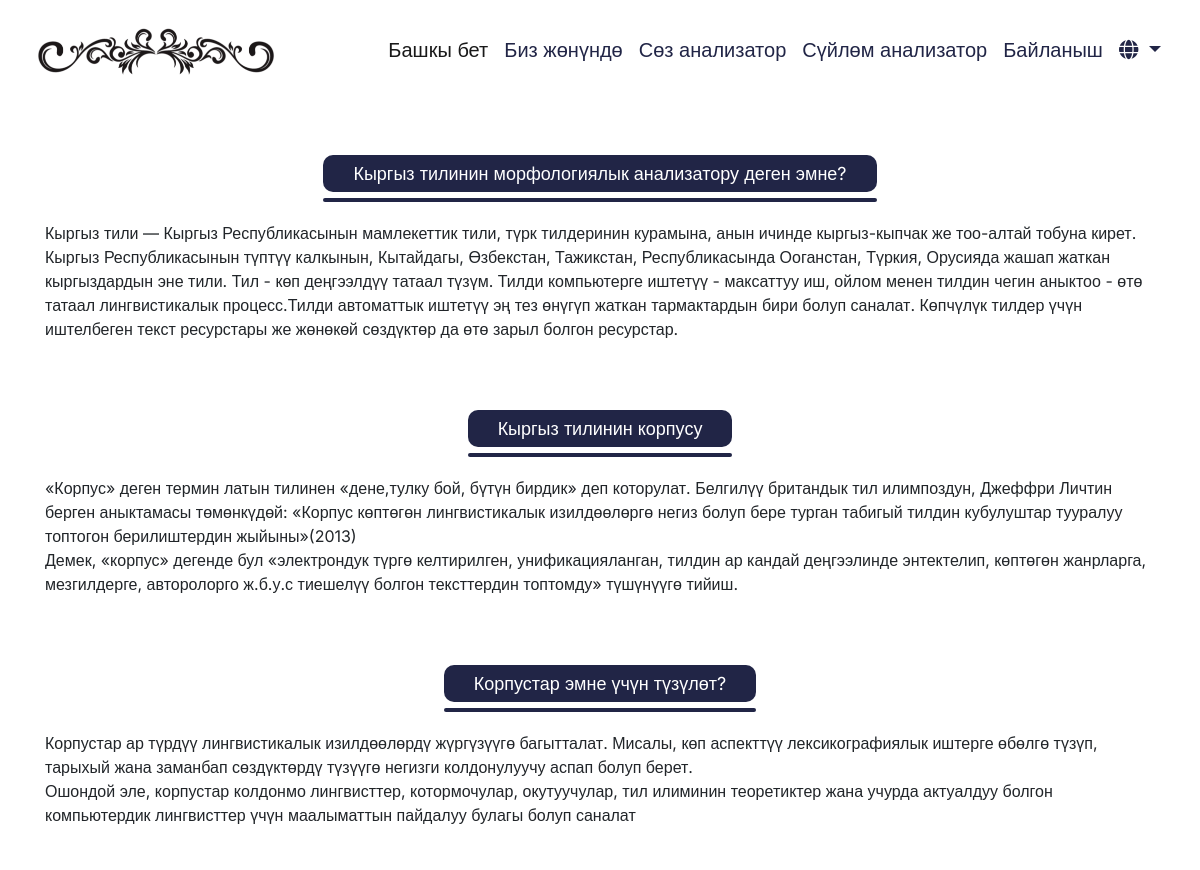
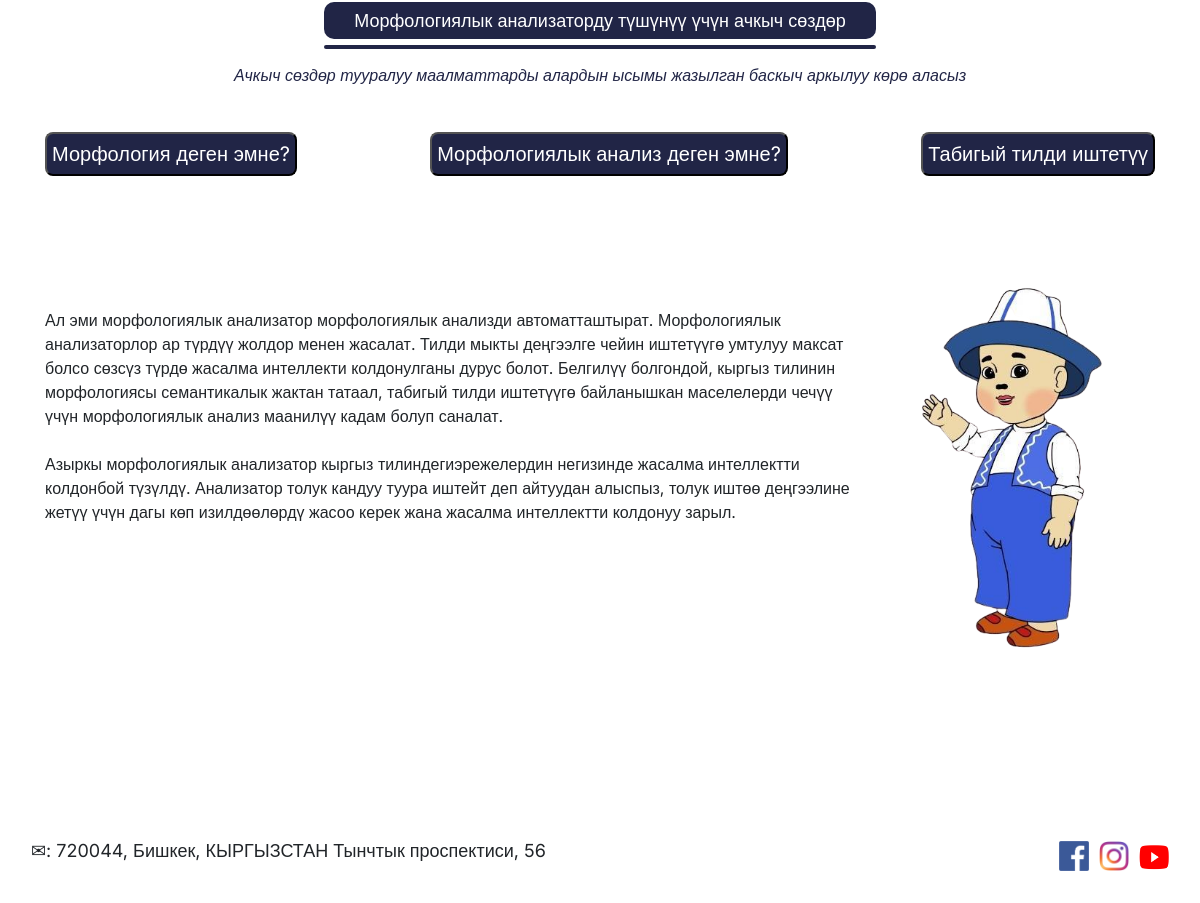
/about, run on the app's committed database (2 pictures, top to bottom).
### analyzer_website/models.py (models this page shows, shortened)
class KyrgyzLang(models.Model):
    header = models.CharField(max_length=250)
    content_kg = models.TextField(null=False)

class ModalWindow(models.Model):
    header_modal = models.CharField(max_length=250)
    content_modal = models.TextField(null=False)
    def __str__(self):
        return self.header_modal

### analyzer_website/views.py (the view)
# urls.py: path('about', views.about, name='about'),
def about(request):
    all_content_kg = KyrgyzLang.objects.all()
    all_modal_window = ModalWindow.objects.all()
    print(all_modal_window)
    return render(request, 'analyzer_website/about.html', {'all_content_kg': all_content_kg, 'all_modal_window': all_modal_window})

### templates/analyzer_website/about.html (shortened to what this page needs)
{% extends "analyzer_website/base.html" %}
{% load static %}
{% block content %}
    <div class="about">
        <div class="container">
            <div class="row">
                <div class="col">
                    {% for i in all_content_kg %}
                        <div class="content_kg">
                            <div class="header__text"><h2 style="font-size: 18px;">{{ i.header }}</h2></div>
                            <br>
                            <p id="about_text">{{ i.content_kg }}</p>
                            <br><br>
                        </div>
                    {% endfor %}
                    <div class="content_kg">
                        <div class="header__text"><h2 style="font-size: 18px;">Кыргыз тилинин корпусу</h2></div>
                        <br>
                        <p id="about_text">
                            «Корпус» деген термин латын тилинен «дене,тулку бой, бүтүн бирдик» деп которулат. Белгилүү
                            британдык тил илимпоздун, Джеффри Личтин берген аныктамасы төмөнкүдөй:
                            «Корпус көптөгөн лингвистикалык изилдөөлөргө негиз болуп бере турган табигый тилдин
                            кубулуштар
                            тууралуу топтогон берилиштердин жыйыны»(2013)
                            <br>
                            Демек, «корпус» дегенде бул «электрондук түргө келтирилген, унификацияланган, тилдин ар
                            кандай
                            деңгээлинде энтектелип, көптөгөн жанрларга, мезгилдерге, авторолорго ж.б.у.с тиешелүү болгон
                            тексттердин топтомду» түшүнүүгө тийиш.
                        </p>
                        <br><br>
                    </div>
                    <div class="content_kg">
                        <div class="header__text"><h2 style="font-size: 18px;">Корпустар эмне үчүн түзүлөт?</h2></div>
                        <br>
                        <p id="about_text">
                            Корпустар ар түрдүү лингвистикалык изилдөөлөрдү жүргүзүүгө багытталат. Мисалы, көп аспекттүү
                            лексикографиялык иштерге өбөлгө түзүп, тарыхый жана заманбап сөздүктөрдү түзүүгө негизги
                            колдонулуучу аспап болуп берет.
                            <br>
                            Ошондой эле, корпустар колдонмо лингвисттер, котормочулар,
                            окутуучулар, тил илиминин теоретиктер жана учурда актуалдуу болгон компьютердик лингвисттер
                            үчүн
                            маалыматтын пайдалуу булагы болуп саналат
                        </p>
                    </div>
                    <br>
                    <div class="header__text">
                        <h2 style="font-size: 18px;">Морфологиялык анализаторду түшүнүү үчүн ачкыч сөздөр</h2>
                        <br><br>
                        <p style="color:#212546; font-size: 16px; font-style: italic;">Ачкыч сөздөр тууралуу
                            маалматтарды алардын ысымы жазылган баскыч аркылуу көрө аласыз</p>
                    </div>
                    <br>
                    <ul>
                        {% for c in all_modal_window %}
                            <li>
                                <p id="about_text">
                                    <button id="myBtn"
                                            style="color: white; padding: 5px; border-radius: 8px;">{{ c.header_modal }}</button>
                                </p>
                            </li>
                        {% endfor %}
                        <li>
                            <p id="about_text">
                                <button id="myBtn2"
                                        style="color: white; padding: 5px; border-radius: 8px;">Морфологиялык анализ
                                    деген эмне?
                                </button>
                            </p>
                        </li>
                        <li>
                            <p id="about_text">
                                <button id="myBtn3"
                                        style="color: white; padding: 5px; border-radius: 8px;">
                                    Табигый тилди иштетүү
                                </button>
                            </p>
                        </li>
                    </ul>
                </div>
            </div>
        </div>
        <div class="container">
            <div class="row">
                <div class="col-sm-9">
                    <p id="about_text" style="margin-top: 50px;">
                        Ал эми морфологиялык анализатор морфологиялык анализди автоматташтырат. Морфологиялык
                        анализаторлор
                        ар түрдүү жолдор менен жасалат. Тилди мыкты деңгээлге чейин иштетүүгө умтулуу максат болсо
                        сөзсүз
                        түрдө жасалма интеллекти колдонулганы дурус болот. Белгилүү болгондой, кыргыз тилинин
                        морфологиясы
                        семантикалык жактан татаал, табигый тилди иштетүүгө байланышкан маселелерди чечүү үчүн
                        морфологиялык
                        анализ маанилүү кадам болуп саналат.
                        <br><br>
                        Азыркы морфологиялык анализатор кыргыз тилиндегиэрежелердин негизинде жасалма интеллектти
                        колдонбой
                        түзүлдү. Анализатор толук кандуу туура иштейт деп айтуудан алыспыз, толук иштөө деңгээлине жетүү
                        үчүн дагы көп изилдөөлөрдү жасоо керек жана жасалма интеллектти колдонуу зарыл.
                        <br><br>
                    </p>
                </div>
                <div class="col-sm-3"><img src="{% static "analyzer_website/img/aktan-removebg-preview.png" %}" alt=""
                                           height="400px">
                </div>
            </div>
        </div>
    </div>
{% endblock content %}

### templates/analyzer_website/base.html (shortened to what this page needs)
{% load static %}
<!DOCTYPE html>
<html lang="ru">
<head>
    <link rel="stylesheet" type="text/css" href="{% static "analyzer_website/css/bootstrap.min.css" %}">
    <link rel="stylesheet" type="text/css" href="{% static "analyzer_website/css/style.css" %}">
    <link rel="stylesheet" href="https://cdnjs.cloudflare.com/ajax/libs/font-awesome/4.7.0/css/font-awesome.min.css">
    <link rel="stylesheet" href="{% static "analyzer_website/css/responsive.css" %}">
    <link rel="stylesheet" href="{% static "analyzer_website/css/jquery.mCustomScrollbar.min.css" %}">
    <link rel="stylesheet" href="https://netdna.bootstrapcdn.com/font-awesome/4.0.3/css/font-awesome.css">
    <link rel="stylesheet" href="{% static "analyzer_website/css/owl.carousel.min.css" %}">
    <link rel="stylesheet" href="https://cdnjs.cloudflare.com/ajax/libs/fancybox/2.1.5/jquery.fancybox.min.css"
          media="screen">
    <link rel="stylesheet" href="https://use.fontawesome.com/releases/v5.8.1/css/all.css"
>
</head>
<body>
<nav class="navbar navbar-expand-md navbar-light">
    <div class="container-fluid">
        <a class="navbar-brand" href=""><img src="{% static "analyzer_website/img/logo_morfanalyzer.png" %}"
                                             width="250px" alt=""></a>
        <div class="collapse navbar-collapse" id="navabrResponsive">
            <ul class="navbar-nav ml-auto">
                <li class="nav-item active"><a href="{% url 'home' %}" class="nav-link">Башкы бет</a></li>
                <li class="nav-item"><a href="{% url 'about' %}" class="nav-link">Биз жөнүндө</a></li>
                <li class="nav-item"><a href="{% url 'analyzer' %}" class="nav-link">Сөз анализатор</a></li>
                <li class="nav-item"><a href="{% url 'analyzer2' %}" class="nav-link">Сүйлөм анализатор</a></li>
                <li class="nav-item"><a href="#footer" class="nav-link">Байланыш</a></li>
                <li class="nav-item dropdown">
                    <div class="dropdown">
                        <button onclick="myFunction()" class="dropbtn"
                                style="background-color: white; border:0; padding:0;"><a
                                class="nav-link dropdown-toggle" href="#"
                                id="navbarDarkDropdownMenuLink"
                                role="button" data-bs-toggle="dropdown"
                                aria-expanded="false">
                            <i class="fas fa-globe"></i>
                        </a>
                        </button>
                    </div>
                </li>
            </ul>
        </div>
    </div>
</nav>
{% block content %} {% endblock content %}
<div class="footer" id="footer">
    <nav class="navbar navbar-expand-md">
        <div class="container-fluid">
            <p style="font-size: 18px;">✉: 720044, Бишкек, КЫРГЫЗСТАН Тынчтык проспектиси, 56</p>
            <div class="collapse navbar-collapse" id="navabrResponsive">
                <ul class="navbar-nav ml-auto">
                    <li class="nav-item"><img src="{% static "analyzer_website/img/facebook.png" %}" height="30px"
                                              width="30px" alt=""></li>
                    <li class="nav-item" style="padding-left: 10px;"><img
                            src="{% static "analyzer_website/img/Instagram.svg.png" %}" height="30px" width="30px"
                            alt=""></li>
                    <li class="nav-item" style="padding-left: 10px;"><img
                            src="{% static "analyzer_website/img/youtube.png" %}" height="35px" width="30px"
                            alt=""></li>
                </ul>
            </div>
        </div>
    </nav>
</div>
</body>
</html>

### static/analyzer_website/css/style.css (style rules this page uses)
* { box-sizing: border-box; padding: 0; margin: 0; font-family: 'Inter', sans-serif; }
.navbar { justify-content: space-between; align-items: center; font-size: 21px; font-family: 'Merriweather', serif; height: 100px; }
.container { margin-top: 50px; }
.navbar-light .navbar-nav .nav-link { color: #212546; }
a { text-decoration: none; }
ul, li { display: flex; justify-content: space-between; font-size: 20px; }
.footer { margin-top: 150px; }
button { background-color: #212546; }
.header__text { padding: 5px 15px; text-align: center; }
.header__text h2 { position: relative; background: #212546; border-radius: 10px; color: white; font-weight: normal; padding: 5px 30px; display: inline-flex; margin: 0; line-height: 1.5; }
.header__text h2:before { content: ""; position: absolute; width: 100%; height: 4px; left: 0; bottom: -10px; background: #212546; border-radius: 10px; }

### data on the page
KyrgyzLang: header "Кыргыз тилинин морфологиялык анализатору деген эмне?", content_kg "Кыргыз тили — Кыргыз Республикасынын мамлекеттик тили, түрк тилдеринин курамына, анын ичинде кыргыз-кыпчак же тоо-алтай тобуна кирет. Кыргыз Республикасынын түптүү калкынын, Кытайдагы, Өзбекстан, Тажикстан, Республикасында Ооганстан, Түркия, Орусияда жашап жаткан кыргыздардын эне тили. Тил - көп деңгээлдүү татаал түзүм. Тилди компьютерге иштетүү - максаттуу иш, ойлом менен тилдин чегин аныктоо - өтө татаал лингвистикалык процесс.Тилди автоматтык иштетүү эң тез өнүгүп жаткан тармактардын бири болуп саналат. Көпчүлүк тилдер үчүн иштелбеген текст ресурстары же жөнөкөй сөздүктөр да өтө зарыл болгон ресурстар."
ModalWindow: header_modal "Морфология деген эмне?"
